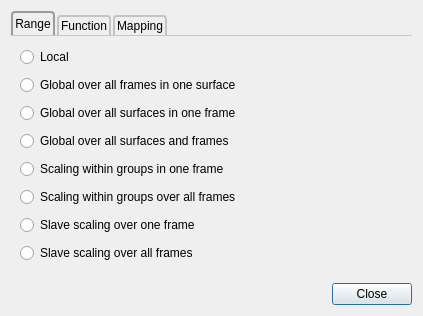
<?xml version="1.0" encoding="UTF-8"?>
<ui version="4.0">
 <class>ScaleDialog</class>
 <widget class="QDialog" name="ScaleDialog">
  <property name="windowModality">
   <enum>Qt::ApplicationModal</enum>
  </property>
  <property name="geometry">
   <rect>
    <x>0</x>
    <y>0</y>
    <width>423</width>
    <height>316</height>
   </rect>
  </property>
  <property name="windowTitle">
   <string>Scaling Properties</string>
  </property>
  <property name="styleSheet">
   <string notr="true"> QTabWidget::pane { /* The tab widget frame */
    border-top: 1px solid #C2C7CB;
 }

 QTabWidget::tab-bar {
     left: 0px; /* move to the right by 5px */
 }

 /* Style the tab using the tab sub-control. Note that
     it reads QTabBar _not_ QTabWidget */
 QTabBar::tab {
     background: qlineargradient(x1: 0, y1: 0, x2: 0, y2: 1,
                                 stop: 0 #E1E1E1, stop: 0.4 #DDDDDD,
                                 stop: 0.5 #D8D8D8, stop: 1.0 #D3D3D3);
     border: 2px solid #C4C4C3;
     border-bottom: 0px; 
     border-top-left-radius: 4px;
     border-top-right-radius: 4px;
     min-width: 8ex;
     padding: 2px;
     margin-right:2px
 }

 QTabBar::tab:selected, QTabBar::tab:hover {
     background: qlineargradient(x1: 0, y1: 0, x2: 0, y2: 1,
                                 stop: 0 #fafafa, stop: 0.4 #f4f4f4,
                                 stop: 0.5 #e7e7e7, stop: 1.0 #fafafa);
 }

 QTabBar::tab:selected {
     border-color: #9B9B9B;
 }

 QTabBar::tab:!selected {
     margin-top: 4px; /* make non-selected tabs look smaller */
     /* border-bottom: 1px solid black;*/
 }</string>
  </property>
  <layout class="QVBoxLayout" name="verticalLayout">
   <item>
    <widget class="QTabWidget" name="tabWidget">
     <property name="currentIndex">
      <number>0</number>
     </property>
     <widget class="QWidget" name="rangeTab">
      <attribute name="title">
       <string>Range</string>
      </attribute>
      <layout class="QVBoxLayout" name="verticalLayout_2">
       <item>
        <widget class="QRadioButton" name="range0Button">
         <property name="text">
          <string>Local</string>
         </property>
        </widget>
       </item>
       <item>
        <widget class="QRadioButton" name="range1Button">
         <property name="text">
          <string>Global over all frames in one surface</string>
         </property>
        </widget>
       </item>
       <item>
        <widget class="QRadioButton" name="range2Button">
         <property name="text">
          <string>Global over all surfaces in one frame</string>
         </property>
        </widget>
       </item>
       <item>
        <widget class="QRadioButton" name="range3Button">
         <property name="text">
          <string>Global over all surfaces and frames</string>
         </property>
        </widget>
       </item>
       <item>
        <widget class="QRadioButton" name="range4Button">
         <property name="text">
          <string>Scaling within groups in one frame</string>
         </property>
        </widget>
       </item>
       <item>
        <widget class="QRadioButton" name="range5Button">
         <property name="text">
          <string>Scaling within groups over all frames</string>
         </property>
        </widget>
       </item>
       <item>
        <widget class="QRadioButton" name="range6Button">
         <property name="text">
          <string>Slave scaling over one frame</string>
         </property>
        </widget>
       </item>
       <item>
        <widget class="QRadioButton" name="range7Button">
         <property name="text">
          <string>Slave scaling over all frames</string>
         </property>
        </widget>
       </item>
      </layout>
     </widget>
     <widget class="QWidget" name="functionTab">
      <attribute name="title">
       <string>Function</string>
      </attribute>
      <layout class="QVBoxLayout" name="verticalLayout_3">
       <item>
        <widget class="QRadioButton" name="function0Button">
         <property name="text">
          <string>Linear</string>
         </property>
        </widget>
       </item>
       <item>
        <widget class="QRadioButton" name="function1Button">
         <property name="text">
          <string>Exponential</string>
         </property>
        </widget>
       </item>
       <item>
        <widget class="QRadioButton" name="function2Button">
         <property name="text">
          <string>Logarithmic</string>
         </property>
        </widget>
       </item>
       <item>
        <widget class="QRadioButton" name="function3Button">
         <property name="text">
          <string>Lab standard</string>
         </property>
        </widget>
       </item>
       <item>
        <widget class="QRadioButton" name="function4Button">
         <property name="text">
          <string>Lab-13 standard</string>
         </property>
        </widget>
       </item>
       <item>
        <spacer name="verticalSpacer_2">
         <property name="orientation">
          <enum>Qt::Vertical</enum>
         </property>
         <property name="sizeHint" stdset="0">
          <size>
           <width>20</width>
           <height>40</height>
          </size>
         </property>
        </spacer>
       </item>
      </layout>
     </widget>
     <widget class="QWidget" name="mappingTab">
      <attribute name="title">
       <string>Mapping</string>
      </attribute>
      <layout class="QVBoxLayout" name="verticalLayout_4">
       <item>
        <widget class="QRadioButton" name="mapping0Button">
         <property name="text">
          <string>Symmetric about zero</string>
         </property>
        </widget>
       </item>
       <item>
        <widget class="QRadioButton" name="mapping1Button">
         <property name="text">
          <string>Separate about zero</string>
         </property>
        </widget>
       </item>
       <item>
        <widget class="QRadioButton" name="mapping2Button">
         <property name="text">
          <string>True</string>
         </property>
        </widget>
       </item>
       <item>
        <widget class="QRadioButton" name="mapping3Button">
         <property name="text">
          <string>Symmetric about midpoint</string>
         </property>
        </widget>
       </item>
       <item>
        <spacer name="verticalSpacer_3">
         <property name="orientation">
          <enum>Qt::Vertical</enum>
         </property>
         <property name="sizeHint" stdset="0">
          <size>
           <width>20</width>
           <height>141</height>
          </size>
         </property>
        </spacer>
       </item>
      </layout>
     </widget>
    </widget>
   </item>
   <item>
    <spacer name="verticalSpacer">
     <property name="orientation">
      <enum>Qt::Vertical</enum>
     </property>
     <property name="sizeHint" stdset="0">
      <size>
       <width>0</width>
       <height>0</height>
      </size>
     </property>
    </spacer>
   </item>
   <item>
    <widget class="QDialogButtonBox" name="buttonBox">
     <property name="orientation">
      <enum>Qt::Horizontal</enum>
     </property>
     <property name="standardButtons">
      <set>QDialogButtonBox::Close</set>
     </property>
    </widget>
   </item>
  </layout>
 </widget>
 <resources/>
 <connections>
  <connection>
   <sender>buttonBox</sender>
   <signal>accepted()</signal>
   <receiver>ScaleDialog</receiver>
   <slot>accept()</slot>
   <hints>
    <hint type="sourcelabel">
     <x>248</x>
     <y>254</y>
    </hint>
    <hint type="destinationlabel">
     <x>157</x>
     <y>274</y>
    </hint>
   </hints>
  </connection>
  <connection>
   <sender>buttonBox</sender>
   <signal>rejected()</signal>
   <receiver>ScaleDialog</receiver>
   <slot>reject()</slot>
   <hints>
    <hint type="sourcelabel">
     <x>316</x>
     <y>260</y>
    </hint>
    <hint type="destinationlabel">
     <x>286</x>
     <y>274</y>
    </hint>
   </hints>
  </connection>
 </connections>
</ui>
